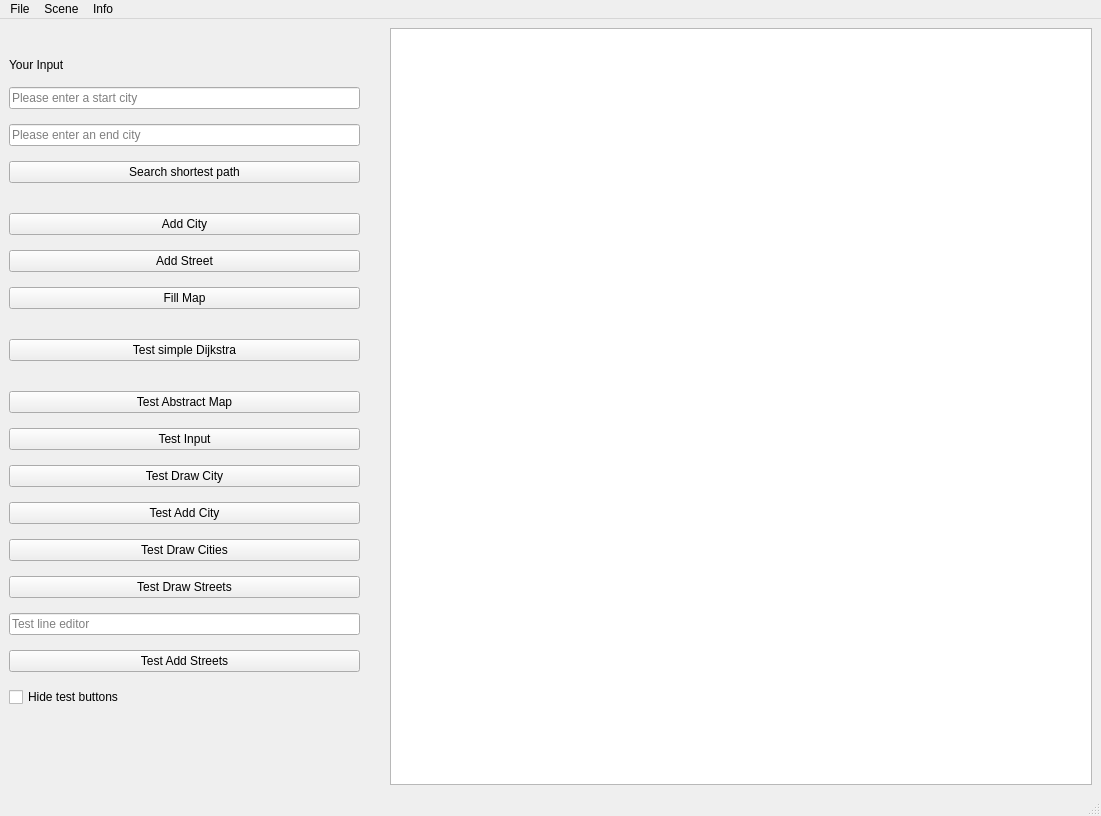
<?xml version="1.0" encoding="UTF-8"?>
<ui version="4.0">
 <class>MainWindow</class>
 <widget class="QMainWindow" name="MainWindow">
  <property name="geometry">
   <rect>
    <x>0</x>
    <y>0</y>
    <width>1101</width>
    <height>816</height>
   </rect>
  </property>
  <property name="windowTitle">
   <string>MainWindow</string>
  </property>
  <widget class="QWidget" name="centralwidget">
   <layout class="QGridLayout" name="gridLayout" columnstretch="1,2">
    <property name="horizontalSpacing">
     <number>30</number>
    </property>
    <property name="verticalSpacing">
     <number>15</number>
    </property>
    <item row="0" column="1" rowspan="23">
     <widget class="QGraphicsView" name="graphicsView">
      <property name="maximumSize">
       <size>
        <width>3000</width>
        <height>3000</height>
       </size>
      </property>
      <property name="sizeIncrement">
       <size>
        <width>0</width>
        <height>0</height>
       </size>
      </property>
      <property name="sceneRect">
       <rectf>
        <x>0.000000000000000</x>
        <y>0.000000000000000</y>
        <width>0.000000000000000</width>
        <height>0.000000000000000</height>
       </rectf>
      </property>
     </widget>
    </item>
    <item row="21" column="0" alignment="Qt::AlignLeft">
     <widget class="QCheckBox" name="HideTestButtonCheckBox">
      <property name="text">
       <string>Hide test buttons</string>
      </property>
     </widget>
    </item>
    <item row="4" column="0">
     <widget class="QLineEdit" name="lineEdit_end_city">
      <property name="placeholderText">
       <string>Please enter an end city</string>
      </property>
     </widget>
    </item>
    <item row="7" column="0">
     <widget class="QPushButton" name="pushButton_add_city">
      <property name="text">
       <string>Add City</string>
      </property>
     </widget>
    </item>
    <item row="18" column="0">
     <widget class="QPushButton" name="pushButton_test_draw_street">
      <property name="text">
       <string>Test Draw Streets</string>
      </property>
     </widget>
    </item>
    <item row="2" column="0">
     <widget class="QLabel" name="label_input">
      <property name="text">
       <string>Your Input</string>
      </property>
     </widget>
    </item>
    <item row="13" column="0">
     <widget class="QPushButton" name="pushButton_test_abstract_map">
      <property name="text">
       <string>Test Abstract Map</string>
      </property>
     </widget>
    </item>
    <item row="15" column="0">
     <widget class="QPushButton" name="pushButton_test_draw_button">
      <property name="text">
       <string>Test Draw City</string>
      </property>
     </widget>
    </item>
    <item row="9" column="0">
     <widget class="QPushButton" name="pushButton_Fill_Map">
      <property name="text">
       <string>Fill Map</string>
      </property>
     </widget>
    </item>
    <item row="22" column="0">
     <spacer name="verticalSpacer">
      <property name="orientation">
       <enum>Qt::Vertical</enum>
      </property>
      <property name="sizeHint" stdset="0">
       <size>
        <width>20</width>
        <height>40</height>
       </size>
      </property>
     </spacer>
    </item>
    <item row="8" column="0">
     <widget class="QPushButton" name="pushButton_add_street">
      <property name="text">
       <string>Add Street</string>
      </property>
     </widget>
    </item>
    <item row="19" column="0">
     <widget class="QLineEdit" name="lineEdit_test_input">
      <property name="placeholderText">
       <string>Test line editor</string>
      </property>
      <property name="clearButtonEnabled">
       <bool>true</bool>
      </property>
     </widget>
    </item>
    <item row="14" column="0">
     <widget class="QPushButton" name="pushButton_test_input">
      <property name="toolTip">
       <string>Test Input</string>
      </property>
      <property name="text">
       <string>Test Input</string>
      </property>
     </widget>
    </item>
    <item row="17" column="0">
     <widget class="QPushButton" name="pushButton_2">
      <property name="text">
       <string>Test Draw Cities</string>
      </property>
     </widget>
    </item>
    <item row="20" column="0">
     <widget class="QPushButton" name="pushButton_test_add_street">
      <property name="text">
       <string>Test Add Streets</string>
      </property>
     </widget>
    </item>
    <item row="16" column="0">
     <widget class="QPushButton" name="pushButton">
      <property name="text">
       <string>Test Add City</string>
      </property>
     </widget>
    </item>
    <item row="11" column="0">
     <widget class="QPushButton" name="pushButton_test_simple_dijkstra">
      <property name="text">
       <string>Test simple Dijkstra</string>
      </property>
     </widget>
    </item>
    <item row="3" column="0">
     <widget class="QLineEdit" name="lineEdit_start_city">
      <property name="placeholderText">
       <string>Please enter a start city</string>
      </property>
     </widget>
    </item>
    <item row="5" column="0">
     <widget class="QPushButton" name="pushButton_search_shortest_path">
      <property name="toolTip">
       <string>Search shortest path with Dijkstra</string>
      </property>
      <property name="text">
       <string>Search shortest path</string>
      </property>
     </widget>
    </item>
   </layout>
  </widget>
  <widget class="QMenuBar" name="menubar">
   <property name="geometry">
    <rect>
     <x>0</x>
     <y>0</y>
     <width>1101</width>
     <height>26</height>
    </rect>
   </property>
   <widget class="QMenu" name="menuFile">
    <property name="title">
     <string>File</string>
    </property>
    <addaction name="actionSave"/>
    <addaction name="actionOpen"/>
    <addaction name="actionTrenner"/>
    <addaction name="actionExit"/>
   </widget>
   <widget class="QMenu" name="menuScene">
    <property name="title">
     <string>Scene</string>
    </property>
    <addaction name="actionClear_Scene"/>
    <addaction name="actionScene_Test"/>
   </widget>
   <widget class="QMenu" name="menuInfo">
    <property name="title">
     <string>Info</string>
    </property>
    <addaction name="actionAbout"/>
   </widget>
   <addaction name="menuFile"/>
   <addaction name="menuScene"/>
   <addaction name="menuInfo"/>
  </widget>
  <widget class="QStatusBar" name="statusbar"/>
  <action name="actionOpen">
   <property name="enabled">
    <bool>false</bool>
   </property>
   <property name="text">
    <string>Open</string>
   </property>
  </action>
  <action name="actionSave">
   <property name="enabled">
    <bool>false</bool>
   </property>
   <property name="text">
    <string>Save</string>
   </property>
  </action>
  <action name="actionTrenner">
   <property name="text">
    <string>Trenner hinzufuegen</string>
   </property>
  </action>
  <action name="actionExit">
   <property name="text">
    <string>Exit</string>
   </property>
   <property name="shortcut">
    <string>Alt+E</string>
   </property>
  </action>
  <action name="actionClear_Scene">
   <property name="text">
    <string>Clear Scene</string>
   </property>
  </action>
  <action name="actionAbout">
   <property name="text">
    <string>About</string>
   </property>
  </action>
  <action name="actionScene_Test">
   <property name="text">
    <string>Scene Test</string>
   </property>
  </action>
 </widget>
 <resources/>
 <connections/>
</ui>
